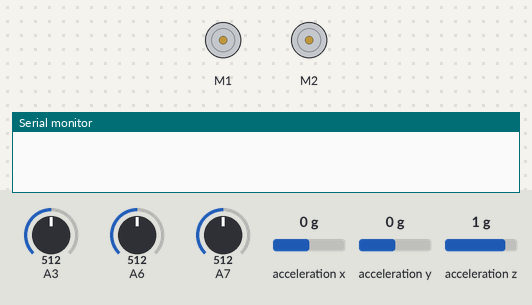
The sketch below on a simulated Arduino Nano, built with avr-gcc and run on an emulated ATmega328P. Shown: 2 × DC motor (green arrow = forward, orange = backward, longer = faster), the last lines printed to the serial monitor. The test bench sets the inputs (shaded band); at power-on: acceleration x 0 g, A3 = 512, A6 = 512, A7 = 512, acceleration y 0 g, acceleration z 1 g.

Above: at 3.2 s.
3.3 s: acceleration x set to 0.2 g
4.8 s: acceleration x set to 0.5 g
At 5.1 s:
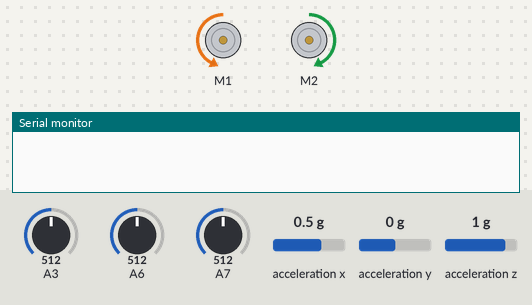
At 8.0 s:
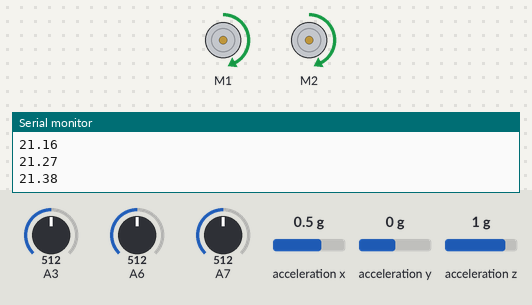
Timing chart, 0 to 9.5 s (numbered marks = the images above; inputs shaded):
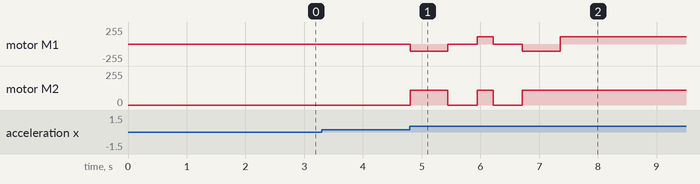

Measured:
- the behaviour switches between 0.3 and 0.4 g on acceleration x (found by bisection; images 0 and 1)
- after the input at 3.3 s, every drawn part: stays the same
- after the input at 4.8 s, motor M1: stopped → backward 109/255 at once, → stopped 0.64 s later, → forward 109/255 0.50 s later, → stopped 0.27 s later, … (6 changes in this stretch); motor M2: goes forward 109/255 0.64 s, stopped 0.50 s, forward 109/255 0.27 s, stopped 0.50 s, then forward 109/255, starting at once

The sketch:

Redbot_Bug2Algorithm.ino
```cpp
/*
ECE 452 Robotics Algo. and Control
Project 2
Team 7
TAK'S JOSEPH REFUGIO
ZACH HELLREIGEL
MATTHEW GOSTKOWSKI
5/13/2018
*/
#include <RedBot.h>   // This line "includes" the RedBot library in the sketch.
                      // Provides special objects, methods, and functions for the RedBot.

// FUNCTION PROTOTYPES
void checkDistance();
void followLine();
void goStraight(int);
void goLeft();
void turnAngle(int);

RedBotMotors motors;                                // initialize the motor control object.
RedBotAccel accelerometer;                            // initialize accelerometer object
RedBotSensor leftSensor = RedBotSensor(A3);           // initialize a left sensor object on A3
RedBotSensor centerSensor = RedBotSensor(A6);           // initialize a center sensor object on A6
RedBotSensor rightSensor = RedBotSensor(A7);            // initialize a right sensor object on A7
RedBotEncoder encoder = RedBotEncoder(A2, 10);        // initializes encoder on pins A2 and 10

#define LINETHRESHOLD 800   // LINETHRESHOLD is the level to detect if the sensor is on the line or not.
                            // If the sensor value is greater than this the sensor is above a DARK line.
#define SPEED 110           // sets the nominal speed. Set to any number from 0 - 255.
#define countsPerRev 192    // 4 pairs of N-S x 48:1 gearbox = 192 ticks per wheel rev

// WAIT: the robot motors are stopped and GO mode enabled when accelerometer senses a change
// GO: robot follows line and enables STOP mode when distance of 50" is detected
// STOP: Robot motors stop
typedef enum MODE {WAIT, GO, STOP};
MODE robotMode = WAIT;                  // initial mode is WAIT

int leftSpeed;                          // variable used to store the leftMotor speed
int rightSpeed;                         // variable used to store the rightMotor speed

float wheelDiam = 6.5;                // diam of wheel in cm
float wheelCirc = PI*wheelDiam;         // Redbot wheel circumference = pi*D
float distance = 50;                  // target disance in cm
float currentDistance;                  // variable stores current distance in GO mode

long lCount = 0;         // left wheel encoder tick count
long rCount = 0;         // right wheel encoder tick count
long maxCount;           // maxCount stores the maximum encoder tick count

/**********************************************MAIN SETUP*************************************************************/
void setup(void) {
  //Starts Serial Monitor
  Serial.begin(9600);
  delay(2000);
}

void loop(void) {
  if (robotMode == WAIT) {
    encoder.clearEnc(BOTH);                           // clear the encoder count of both wheels
    accelerometer.read();                             // read accelerometer positions
    if (accelerometer.x > 5000) { robotMode = GO; }   // when x position is greater than 5000, enable GO mode
  }

  if (robotMode == GO) {
  	turnAngle(90);
  	delay(500);
  	goStraight(4);
  	delay(500);
  	turnAngle(90);
  	while(true) { followLine(); Serial.println(currentDistance);}
  	turnAngle(150);
  	goStraight(30);
    robotMode = STOP;
  }

  if (robotMode == STOP) { motors.stop(); }           // robot stops when robot follows line for 50"
}
/********************************************************************************************************************/
// Drives the Robot Forward
void goStraight(int travelDist) {
  encoder.clearEnc(BOTH);
  int rightTicksNow = 0;
  int leftTicksNow = 0;
  int maxTicks = 0;
  float nowDistance = 0;

  while (nowDistance < travelDist)
  {

    rightTicksNow = encoder.getTicks(RIGHT);
    leftTicksNow = encoder.getTicks(LEFT);

    if (rightTicksNow > leftTicksNow) { maxTicks = rightTicksNow; }
    else { maxTicks = leftTicksNow; }

    nowDistance = ((float)maxTicks/countsPerRev)*wheelCirc;

    motors.drive(SPEED);
    // motors.leftMotor(-SPEED);
    // motors.rightMotor(SPEED);
  }
    motors.leftMotor(0);
    motors.rightMotor(0);
}

// checkDistance:
// Read wheel encoder tick count and set maxCount to the maximum tick count
// Update the current distance traveled in inches
// If 50 inches is met then stop.
void checkDistance(void) {
  // read ecoders on both wheels
  lCount = encoder.getTicks(LEFT);
  rCount = encoder.getTicks(RIGHT);

  // set max ecoder tick count
  if (lCount <= rCount){maxCount = rCount;}
  else {maxCount = lCount;}

  // calculate distance in inches
  currentDistance = ((float)maxCount/countsPerRev)*wheelCirc;
}

// Tells the robot to follow the line
void followLine(void) {
  int sensorConfig = 0;
  typedef enum State {ON,OFF};
  State delayTrigger = OFF;

  typedef enum Robotmotion {FORWARD, STOP, LEFT, RIGHT};
  Robotmotion motion = STOP;

  if      (((leftSensor.read() < LINETHRESHOLD) && (centerSensor.read() < LINETHRESHOLD)) && (rightSensor.read() < LINETHRESHOLD)) { motion = FORWARD; }
  else if (((leftSensor.read() < LINETHRESHOLD) && (centerSensor.read() < LINETHRESHOLD)) && (rightSensor.read() > LINETHRESHOLD)) { motion = RIGHT; }
  else if (((leftSensor.read() < LINETHRESHOLD) && (centerSensor.read() > LINETHRESHOLD)) && (rightSensor.read() < LINETHRESHOLD)) { motion = FORWARD; }
  else if (((leftSensor.read() < LINETHRESHOLD) && (centerSensor.read() > LINETHRESHOLD)) && (rightSensor.read() > LINETHRESHOLD)) { motion = RIGHT; }

  else if (((leftSensor.read() > LINETHRESHOLD) && (centerSensor.read() < LINETHRESHOLD)) && (rightSensor.read() < LINETHRESHOLD)) { motion = LEFT; }
  else if (((leftSensor.read() > LINETHRESHOLD) && (centerSensor.read() < LINETHRESHOLD)) && (rightSensor.read() > LINETHRESHOLD)) { motion = STOP; }
  else if (((leftSensor.read() > LINETHRESHOLD) && (centerSensor.read() > LINETHRESHOLD)) && (rightSensor.read() < LINETHRESHOLD)) { motion = LEFT; }
  else if (((leftSensor.read() > LINETHRESHOLD) && (centerSensor.read() > LINETHRESHOLD)) && (rightSensor.read() > LINETHRESHOLD)) { motion = LEFT; }

  switch (motion)
  {
    case FORWARD:
      leftSpeed = -SPEED;
      rightSpeed = SPEED;
      break;
    case LEFT:
      leftSpeed = 0;
      rightSpeed = SPEED;
      break;
    case RIGHT:
      leftSpeed = -SPEED;
      rightSpeed = 0;
      break;
    case STOP:
      leftSpeed = 0;
      rightSpeed = 0;
      delayTrigger = ON;
      break;
    default:
      leftSpeed = 0;
      rightSpeed = 0;
      break;
  }

  motors.leftMotor(leftSpeed);
  motors.rightMotor(rightSpeed);

  // update the distance traveled
  checkDistance();
  delay(0);
}

// Parks the robot when it reaches the goal
void goLeft(void) {
  int now_rticks = encoder.getTicks(RIGHT);
  int rticks = encoder.getTicks(RIGHT);
  int targetTicks = 250 + now_rticks;                      // 220: number of ticks it takes to turn left

  while (rticks < targetTicks)
  {
    motors.leftMotor(0);
    motors.rightMotor(SPEED);
    rticks = encoder.getTicks(RIGHT);   // update the right ticks
  }

  // Stop the robot because it's done turning
  motors.leftMotor(0);
  motors.rightMotor(0);
  delay(1000);
}

// Takes in an angle in radians and makes the robot pivot about its
// center. Positive angle pivots the robot clockwise; negative angle
// pivots the robot counter clockwise
void turnAngle(int angle) {
	encoder.clearEnc(BOTH);

	int angleInTicks = (angle)*(110/90);
	int rticks = encoder.getTicks(RIGHT);
	int now_rticks = rticks;
	int targetTicks = angleInTicks + now_rticks;

	while(rticks < targetTicks)
	{
		motors.leftMotor(SPEED);
	    motors.rightMotor(SPEED);
	    rticks = encoder.getTicks(RIGHT);   // update the right ticks
	}

	 // Stop the robot because it's done turning
	  motors.leftMotor(0);
	  motors.rightMotor(0);
}
```
